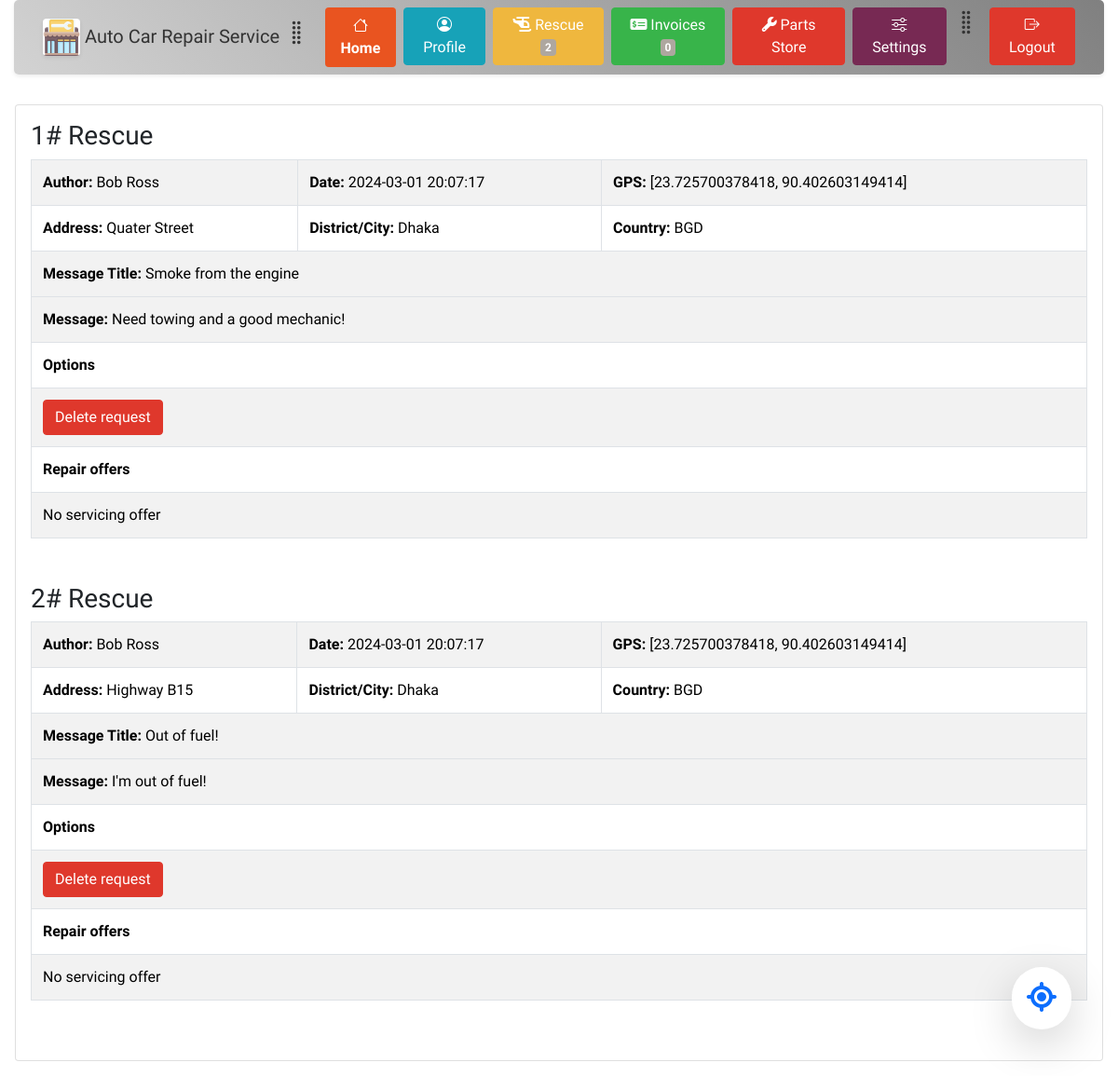
/dashboard/pages/rescue_business.php (signed in), run on the app's committed database.
### tables this page shows
CREATE TABLE incident_reports (
                                id int PRIMARY KEY AUTO_INCREMENT,   
                                user_id char(12) NOT NULL,
                                gpsx float(20, 14) DEFAULT NULL,
                                gpsy float(20, 14) DEFAULT NULL,
                                country_code varchar(3) DEFAULT NULL,
                                district varchar(255) DEFAULT NULL,     
                                street varchar(255) DEFAULT NULL,
                                message_title varchar(255) DEFAULT NULL,
                                message longtext DEFAULT NULL,      
                                datetime TIMESTAMP DEFAULT CURRENT_TIMESTAMP,
                                FOREIGN KEY (user_id) REFERENCES user_accounts(id)
);

### site_variables.php (called while the page is built, shortened)
<?php
(require_once (ROOT_DIR . DIRECTORY_SEPARATOR . 'database' . DIRECTORY_SEPARATOR . 'connection.php')) or die("Connection related file not found");
function b5_theme_link() : string {
    return  relativePath(ROOT_DIR . DIRECTORY_SEPARATOR . "precompiled" . DIRECTORY_SEPARATOR . $GLOBALS['USER_THEME'] . DIRECTORY_SEPARATOR . "bootstrap-color.min.css");
}
function relativePath($absolutePath, $separator = DIRECTORY_SEPARATOR) : string {
    if($absolutePath === ROOT_DIR) return '';
    $path = explode($separator, $absolutePath);
    $uri = explode('/', $_SERVER['REQUEST_URI']);
    $root = explode($separator, ROOT_DIR);
    $fileName = null;
    array_splice($path, 0, 1);
    array_splice($uri, 0, 1);
    array_splice($root, 0, 1);
	$temp = $uri[count($uri) - 1];
	$temp = explode('.', $temp);
	if(count($temp) > 0)  {
		array_pop($uri);
	}
    while(count($path) > 0 && end($path) == '') {
        array_pop($path);
    }
    if(is_file($absolutePath)) {
        $fileName = end($path);
        array_pop($path);
    }
    for($i = 0; $i < count($path) && $i < count($root); $i++) {
        if($root[$i] !== $path[$i]) {
            $index = $i;
            break;
        }
    }
    array_splice($path, 0, $i - 1);
    $index = -1;
    for($i = 0; $i < count($path); $i++) {
        if($uri[0] === $path[$i]) {
            $index = $i;
            break;
        }
    }
    if($index > 0) {
        array_splice($path, 0, $i);
    }
	$index = -1;
    for($i = 0; $i < count($uri); $i++) {
        if($uri[$i] === $path[0]) {
            break;
        }
    }
    if(implode($separator, $path) === implode($separator, $uri)) return '';
    $index = -1;
    for($i = 0; $i < count($path) && $i < count($uri); $i++) {
        if($uri[$i] === $path[$i]) {
            $index = $i;
        }
        else break;
    }
    if($index >= 0) {
        array_splice($path, 0, $i);
        array_splice($uri, 0, $i);
    }
    $out = '';
    for($i = 0; $i < count($uri); $i++) {
        $out .= ('..' . $separator);
    }
    $out .= implode($separator, $path);
    if(!str_ends_with($out, $separator) && !empty($out)) $out .= $separator;
    if(!empty($fileName)) $out .= $fileName;
    return str_replace('\\', '/', $out);
}

### database/connection.php (called while the page is built, shortened)
<?php
	class connection {
        function connect() : void {
			$str = 'mysql:host='.CONN_INFO['HOST'].';dbname='.CONN_INFO['DBNAME'].';charset=utf8mb4;';
			$opts = [PDO::ATTR_ERRMODE => PDO::ERRMODE_EXCEPTION, PDO::ATTR_DEFAULT_FETCH_MODE => PDO::FETCH_BOTH];
			try {
				$this->pdo = new PDO($str, CONN_INFO['USERNAME'], CONN_INFO['PASSWORD'], $opts);
			}
			catch (PDOException $e) {
				throw new PDOException($e->getMessage(), $e->getCode());
			}
		}
        function getUserNameTitle(string $user_id) : ?string {
            $sql = 'SELECT customer_id, business_id FROM user_accounts WHERE id = ? LIMIT 1';
            $this->pdo->setAttribute(PDO::ATTR_DEFAULT_FETCH_MODE, PDO::FETCH_NUM);
            $stmt = $this->pdo->prepare($sql);
            $stmt->execute([$user_id]);
            $row = $stmt->fetch();
            if(is_null($row[1])) {
                $sql = 'SELECT name, lastname FROM customers_info WHERE id = ? LIMIT 1';
                $stmt = $this->pdo->prepare($sql);
                $stmt->execute([$row[0]]);
                $res = $stmt->fetch();
                return $res[0] . " " . $res[1];
            }
            else {
                $sql = 'SELECT company_name FROM businesses_info WHERE id = ? LIMIT 1';
                $stmt = $this->pdo->prepare($sql);
                $stmt->execute([$row[1]]);
                $arr = $stmt->fetch();
                return reset($arr);
            }
        }
        function getAllIncidentsReports() : ?array {
            $sql = 'SELECT id, user_id, GPSX AS gpsx, GPSY AS gpsy, country_code, district, street AS address, message_title AS title, message, datetime AS date FROM incident_reports ORDER BY date DESC';
            $this->pdo->setAttribute(PDO::ATTR_DEFAULT_FETCH_MODE, PDO::FETCH_ASSOC);
            $stmt = $this->pdo->prepare($sql);
            $res = $stmt->execute();
            $arr = $stmt->fetchAll();
            foreach ($arr as $key => $row) {
                $author = $this->getUserNameTitle($row['user_id']);
                $arr[$key]['author'] = $author;
            }
            return $arr;
        }
        function listRepairRequests(string $incident_id) : ?array {
            $sql = 'SELECT id, incident_id, user_id, datetime AS date from list_repair_requests WHERE incident_id = ? ORDER BY date DESC';
            $this->pdo->setAttribute(PDO::ATTR_DEFAULT_FETCH_MODE, PDO::FETCH_ASSOC);
            $stmt = $this->pdo->prepare($sql);
            $stmt->execute([$incident_id]);
            $arr = $stmt->fetchAll();
            if(empty($arr)) return null;
            return $arr;
        }
		private ?PDO $pdo = null;
	}

### dashboard/authentication.php (called while the page is built, shortened)
<?php
if(isset($_COOKIE['USER_TOKEN']) || isset($_SESSION['USER_OBJ'])) {
    $user_obj = empty($_SESSION['USER_OBJ']) ? null : unserialize($_SESSION['USER_OBJ']);
}
else {
    $url = $_SERVER['REQUEST_URI'];
    if(str_contains($url, 'dashboard')) {
        header('Location: ' . relativePathSystem(ABSOLUTE_PATHS['HOME_PAGE']));
    }
}

### dashboard/pages/rescue_business.php (the view, shortened to what this page needs)
<?php
if(!isset($GLOBALS['WEBSITE_VARS'])) {
    (require_once (ROOT_DIR . DIRECTORY_SEPARATOR . 'site_variables.php')) or die("Variables file not found");
}
global $user_obj;
$social_posts_array = CONNECTION->getAllIncidentsReports();
?>
<!DOCTYPE html>
<html>
<head>
    <link href="https://cdn.jsdelivr.net/npm/bootstrap@5.3.3/dist/css/bootstrap.min.css" rel="stylesheet">
    <link rel="stylesheet" href="https://cdn.jsdelivr.net/npm/bootstrap-icons@1.3.0/font/bootstrap-icons.css">
    <link rel="stylesheet" href="https://cdnjs.cloudflare.com/ajax/libs/font-awesome/6.5.2/css/all.min.css" />
    <link rel="stylesheet" href="<?php echo b5_theme_link(); ?>">
    <link rel="stylesheet" href="../styles.css">
</head>
<body style="background-image: none">
<?php
(include_once (relativePathSystem(ABSOLUTE_PATHS['DASHBOARD_DIR']) . 'pages' . DIRECTORY_SEPARATOR . 'menu.php')) or die("Failed to load component");
$incidents_list = CONNECTION->getAllIncidentsReports();
?>
<div class="card m-3 p-3">
    <div class="row h-100">
        <div class="col">
            <?php
            if(empty($incidents_list)) {
echo <<< ENDL_
            <h3>No incidents reported</h3>
ENDL_;
            }
            else {
                $i = 0;
                foreach($incidents_list as $incident) {
                    $i++;
                    $repair_requests = CONNECTION->listRepairRequests($incident['user_id']);
                    echo "<form method='POST' class='mb-5'>";
                    echo "<h3>{$i}# Rescue</h3>";
                    echo "<table class='table table-striped table-bordered'>" .
                        "<tr><td><strong>Author:</strong> {$incident['author']}</td><td><strong>Date:</strong> {$incident['date']}</td><td colspan='2'><strong>GPS:</strong> [{$incident['gpsx']}, {$incident['gpsy']}]</td></tr>" .
                        "<tr><td><strong>Address:</strong> {$incident['address']}</td><td><strong>District/City:</strong> {$incident['district']}</td><td><strong>Country:</strong> {$incident['country_code']}</td></tr>" .
                        "<tr><td colspan='3'><strong>Message Title:</strong> {$incident['title']}</td><tr>" .
                        "<tr><td colspan='3'><strong>Message:</strong> {$incident['message']}</td></tr>";
                    echo "<tr><td colspan='3'><strong>Options</strong></td></tr>";
                    if($user_obj->id === $incident['user_id'])  {
                        echo "<tr><td colspan='3'><button name='deleteIncidentButton' class='btn btn-danger' type='submit' value=''>Delete request</button></td></tr>";
                    }
                    echo "<tr><td colspan='3'><strong>Repair offers</strong></td></tr>";
                    if(!empty($repair_requests)) {
                        foreach ($repair_requests as $request) {
                            echo "<tr><td>Company: {$request['company_name']}</td><td>Company Type: {$request['company_type']}</td><td>{$request['email']}</td></tr>";
                            echo "<tr><td><strong>Options</strong></td></tr>";
                            echo "<button name='company_name' class='btn btn-primary' type='submit' value='{$request['company_name']}'><i class='fa-solid fa-thumbs-up'></i> Accept</button>";
                            echo "<tr><td></td></tr>";
                        }
                    }
                    else {
                        echo '<tr><td colspan="3">No servicing offer</td></tr>';
                    }
                    echo '</table>';
                    echo '</form>';
                }
            }
            ?>
        </div>
    </div>
</div>
</body>
</html>

### dashboard/styles.css (style rules this page uses)
body { background-image: url('https://images.pexels.com/photos/593172/pexels-photo-593172.jpeg'); background-size: cover; }

### data on the page
incident_reports: author "Bob Ross", datetime "2024-03-01 20:07:17", gpsx "23.725700378418", gpsy "90.402603149414", street "Quater Street", district "Dhaka", country_code "BGD", message_title "Smoke from the engine", message "Need towing and a good mechanic!", shows "Delete request"
incident_reports: author "Bob Ross", datetime "2024-03-01 20:07:17", gpsx "23.725700378418", gpsy "90.402603149414", street "Highway B15", district "Dhaka", country_code "BGD", message_title "Out of fuel!", message "I'm out of fuel!", shows "Delete request"

### other printed values
CONNECTION->getUserIncidentsReportsCount($user_obj->id) "2"
CONNECTION->getUserInvoicesCount($user_obj->customer->id) "0"
